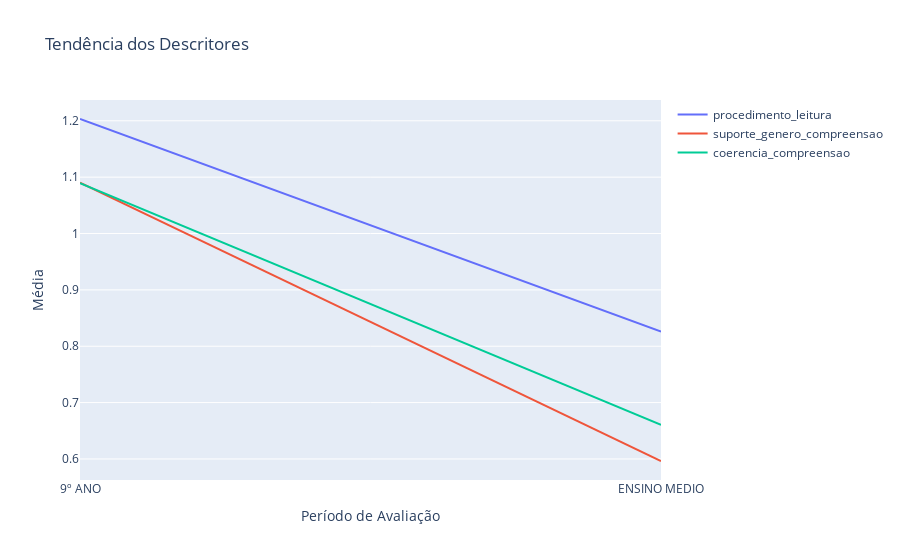

Notebook cell for this chart:
### Markdown cell above
# Comparação dos Gráficos

### Code cell
import plotly.graph_objects as go

x0=x2014_procedimento_leitura
y0=y2014_procedimento_leitura

x1=x2014_suporte_genero_compreensao
y1=y2014_suporte_genero_compreensao

x2=x2014_relacao_textos 
y2=y2014_relacao_textos

x3=x2014_coerencia_compreensao 
y3=y2014_coerencia_compreensao 


x4=x2014_recursos_expressivos
y4=y2014_recursos_expressivos

x5=x2014_variacao_linguistica
y5=y2014_variacao_linguistica


fig = go.Figure()

# Add traces
fig.add_trace(go.Scatter(x=x0, y=y0,
                    mode='lines',
                    name='procedimento_leitura'))
fig.add_trace(go.Scatter(x=x1, y=y1,
                    mode='lines',
                    name='suporte_genero_compreensao'))
fig.add_trace(go.Scatter(x=x3, y=y3,
                    mode='lines',
                    name='coerencia_compreensao'))


fig.update_layout(
    title="Tendência dos Descritores",
    xaxis_title="Período de Avaliação",
    yaxis_title="Média",
    #legend_title="Legend Title",
    
    )


fig.show()
#pyo.plot(fig, filename='descritor_comparacao_queda.html', auto_open=True)

### Figure 1 — Plotly figure (JSON) as saved in the notebook; plotly's stock layout.template omitted (floating-point values rounded to 4 significant figures)
{"data": [{"mode": "lines", "name": "procedimento_leitura", "type": "scatter", "x": ["9º ANO", "ENSINO MEDIO"], "y": [1.203, 0.8259]}, {"mode": "lines", "name": "suporte_genero_compreensao", "type": "scatter", "x": ["9º ANO", "ENSINO MEDIO"], "y": [1.09, 0.5964]}, {"mode": "lines", "name": "coerencia_compreensao", "type": "scatter", "x": ["9º ANO", "ENSINO MEDIO"], "y": [1.089, 0.6604]}], "layout": {"autosize": true, "title": {"text": "Tendência dos Descritores"}, "xaxis": {"autorange": true, "range": [0, 1], "title": {"text": "Período de Avaliação"}, "type": "category"}, "yaxis": {"autorange": true, "range": [0.5627, 1.237], "title": {"text": "Média"}, "type": "linear"}}}
